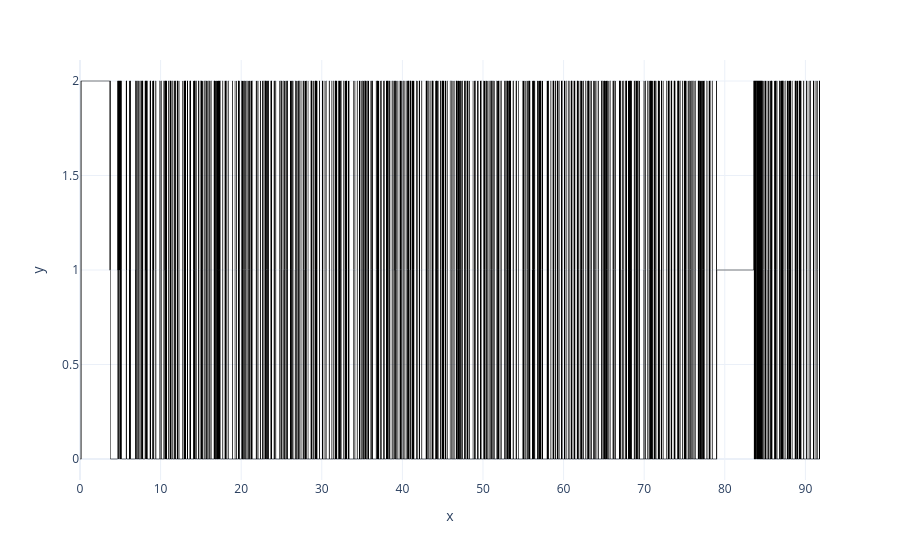

Write notebook code for a chart like this one.
### Code cell
# Visualize states over time
fig = px.line(x=states_df.ts, y=states_df.states)
fig.update_traces(mode="lines", line_shape="hv", line_color="black", line_width=0.5)
fig.show()

### Figure 1 — Plotly figure (JSON) as saved in the notebook; plotly's stock layout.template omitted (floating-point values rounded to 4 significant figures; data arrays with more than 128 entries replaced by an {"elided": "..."} marker saying what was removed)
{"data": [{"hovertemplate": "x=%{x}<br>y=%{y}<extra></extra>", "legendgroup": "", "line": {"color": "black", "dash": "solid", "shape": "hv", "width": 0.5}, "marker": {"symbol": "circle"}, "mode": "lines", "name": "", "showlegend": false, "type": "scattergl", "x": {"elided": "3318 float values"}, "xaxis": "x", "y": {"elided": "3318 int values"}, "yaxis": "y"}], "layout": {"legend": {"tracegroupgap": 0}, "margin": {"t": 60}, "xaxis": {"anchor": "y", "domain": [0.0, 1.0], "title": {"text": "x"}}, "yaxis": {"anchor": "x", "domain": [0.0, 1.0], "title": {"text": "y"}}}}
